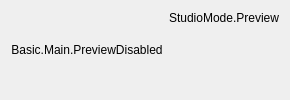
  <widget class="QWidget" name="centralwidget">
   <layout class="QVBoxLayout" name="verticalLayout">
    <item>
     <layout class="QHBoxLayout" name="horizontalLayout_2">
      <item>
       <widget class="QLabel" name="previewDisabledLabel">
        <property name="sizePolicy">
         <sizepolicy hsizetype="Expanding" vsizetype="Expanding">
          <horstretch>0</horstretch>
          <verstretch>0</verstretch>
         </sizepolicy>
        </property>
        <property name="contextMenuPolicy">
         <enum>Qt::CustomContextMenu</enum>
        </property>
        <property name="text">
         <string>Basic.Main.PreviewDisabled</string>
        </property>
        <property name="alignment">
         <set>Qt::AlignCenter</set>
        </property>
       </widget>
      </item>
      <item>
       <layout class="QHBoxLayout" name="previewLayout">
        <property name="spacing">
         <number>2</number>
        </property>
        <item>
         <layout class="QVBoxLayout" name="previewTextLayout">
          <property name="spacing">
           <number>0</number>
          </property>
          <item>
           <widget class="QLabel" name="previewLabel">
            <property name="text">
             <string>StudioMode.Preview</string>
            </property>
            <property name="alignment">
             <set>Qt::AlignBottom|Qt::AlignHCenter</set>
            </property>
           </widget>
          </item>
          <item>
           <widget class="OBSBasicPreview" name="preview" native="true">
            <property name="sizePolicy">
             <sizepolicy hsizetype="Expanding" vsizetype="Expanding">
              <horstretch>0</horstretch>
              <verstretch>0</verstretch>
             </sizepolicy>
            </property>
            <property name="minimumSize">
             <size>
              <width>32</width>
              <height>32</height>
             </size>
            </property>
            <property name="focusPolicy">
             <enum>Qt::ClickFocus</enum>
            </property>
            <property name="contextMenuPolicy">
             <enum>Qt::CustomContextMenu</enum>
            </property>
            <addaction name="actionRemoveSource"/>
           </widget>
          </item>
         </layout>
        </item>
       </layout>
      </item>
     </layout>
    </item>
   </layout>
  </widget>
